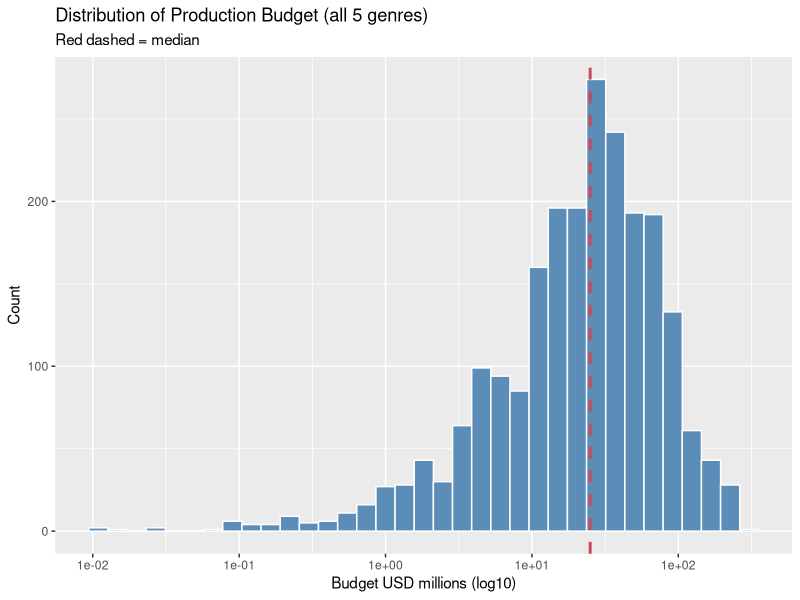
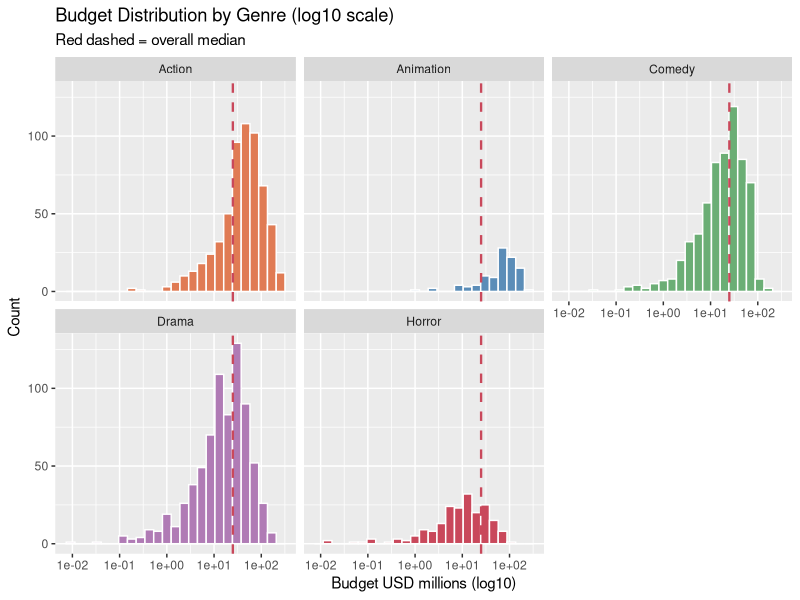
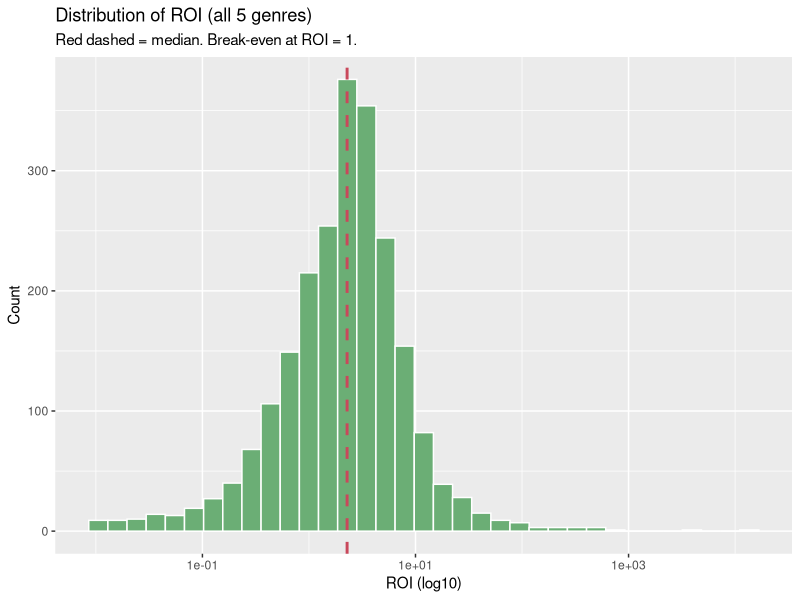
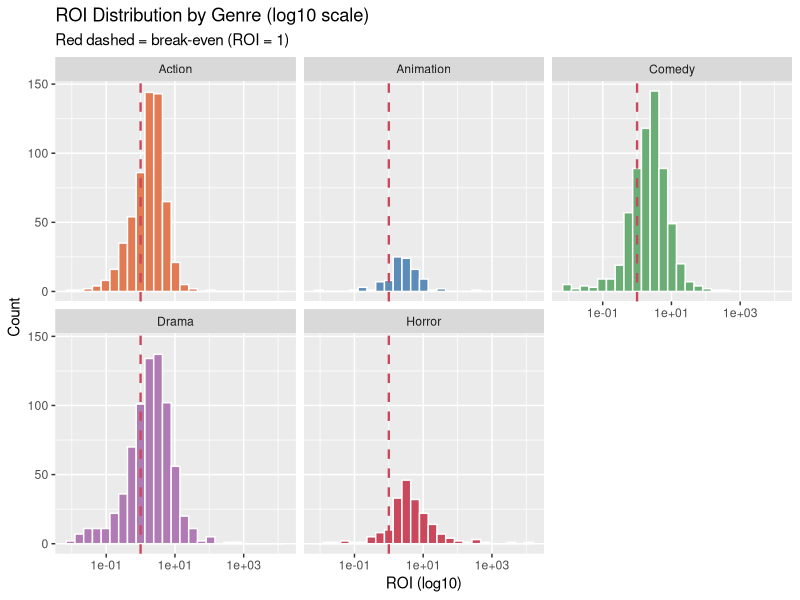
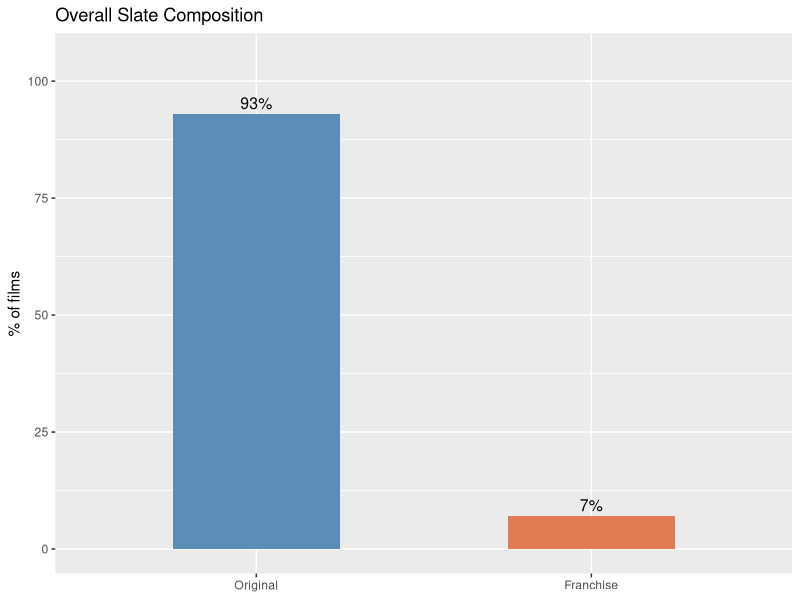
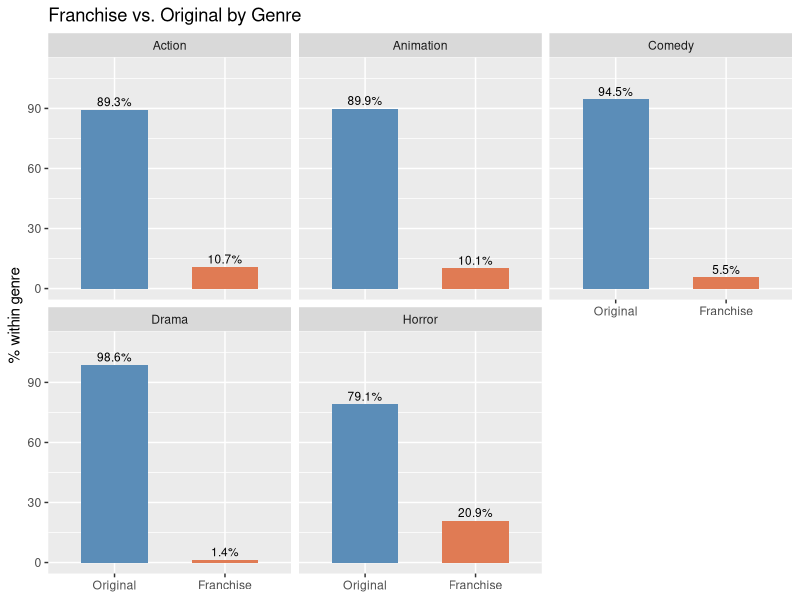
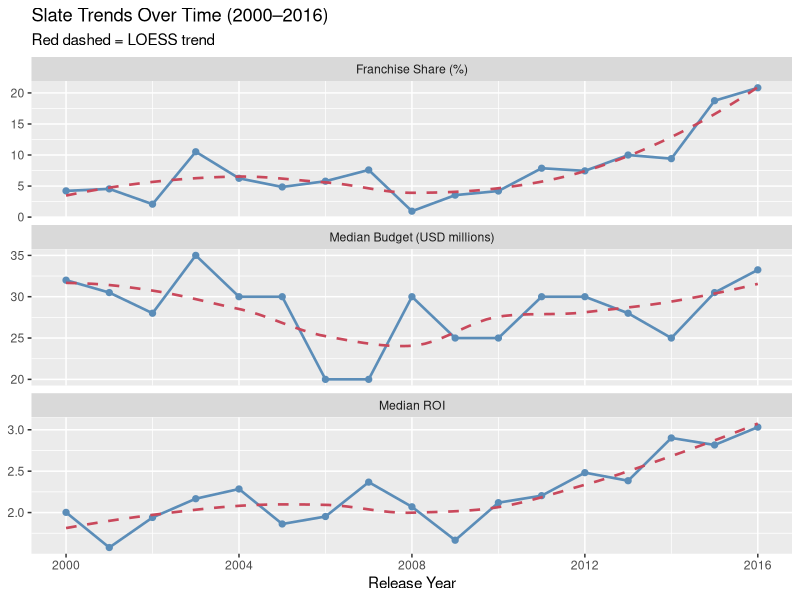

Here is the R script that generated these plots, in order:
## ---- chunk 1
library(tidyverse)
movies <- read.csv("movies.csv", stringsAsFactors = FALSE)


target_genres <- c("Action", "Comedy", "Drama", "Horror", "Animation")

movies_5 <- movies |>
  filter(primary_genre %in% target_genres)

movies_clean <- movies_5 |>
  filter(budget >= 10000, revenue > 0) |>
  mutate(
    budget_m         = budget / 1e6,
    franchise_status = factor(franchise_status,
                               levels = c("Original", "Franchise"))
  )
## ---- chunk 2
# Budget
movies_clean |>
  summarise(
    n      = n(),
    mean   = round(mean(budget_m),           1),
    median = round(median(budget_m),         1),
    sd     = round(sd(budget_m),             1),
    Q1     = round(quantile(budget_m, 0.25), 1),
    Q3     = round(quantile(budget_m, 0.75), 1),
    max    = round(max(budget_m),            0)
  )

# ROI
movies_clean |>
  summarise(
    n      = n(),
    mean   = round(mean(roi),           2),
    median = round(median(roi),         2),
    sd     = round(sd(roi),             2),
    Q1     = round(quantile(roi, 0.25), 2),
    Q3     = round(quantile(roi, 0.75), 2),
    max    = round(max(roi),            0)
  )

# Franchise status
movies_clean |>
  count(franchise_status) |>
  mutate(pct = round(n / sum(n) * 100, 1))
## ---- chunk 3
genre_colours <- c(
  Action    = "#E07B54",
  Animation = "#5B8DB8",
  Comedy    = "#6BAE75",
  Drama     = "#B07BB5",
  Horror    = "#C9485B"
)
## ---- chunk 4
# Overall budget distribution
ggplot(movies_clean, aes(x = budget_m)) +
  geom_histogram(bins = 35, fill = "#5B8DB8", colour = "white") +
  scale_x_log10() +
  geom_vline(xintercept = median(movies_clean$budget_m),
             colour = "#C9485B", linewidth = 1, linetype = "dashed") +
  labs(
    title    = "Distribution of Production Budget (all 5 genres)",
    subtitle = "Red dashed = median",
    x        = "Budget USD millions (log10)",
    y        = "Count"
  )

# Budget by genre
ggplot(movies_clean, aes(x = budget_m, fill = primary_genre)) +
  geom_histogram(bins = 25, colour = "white") +
  scale_x_log10() +
  scale_fill_manual(values = genre_colours) +
  facet_wrap(~ primary_genre, ncol = 3) +
  geom_vline(xintercept = median(movies_clean$budget_m),
             colour = "#C9485B", linewidth = 0.8, linetype = "dashed") +
  labs(
    title    = "Budget Distribution by Genre (log10 scale)",
    subtitle = "Red dashed = overall median",
    x        = "Budget USD millions (log10)",
    y        = "Count"
  ) +
  theme(legend.position = "none")
## ---- chunk 5
# Overall ROI distribution
ggplot(movies_clean, aes(x = roi + 0.01)) +
  geom_histogram(bins = 35, fill = "#6BAE75", colour = "white") +
  scale_x_log10() +
  geom_vline(xintercept = median(movies_clean$roi) + 0.01,
             colour = "#C9485B", linewidth = 1, linetype = "dashed") +
  labs(
    title    = "Distribution of ROI (all 5 genres)",
    subtitle = "Red dashed = median. Break-even at ROI = 1.",
    x        = "ROI (log10)",
    y        = "Count"
  )

# ROI by genre
ggplot(movies_clean, aes(x = roi + 0.01, fill = primary_genre)) +
  geom_histogram(bins = 25, colour = "white") +
  scale_x_log10() +
  scale_fill_manual(values = genre_colours) +
  facet_wrap(~ primary_genre, ncol = 3) +
  geom_vline(xintercept = 1,
             colour = "#C9485B", linewidth = 0.8, linetype = "dashed") +
  labs(
    title    = "ROI Distribution by Genre (log10 scale)",
    subtitle = "Red dashed = break-even (ROI = 1)",
    x        = "ROI (log10)",
    y        = "Count"
  ) +
  theme(legend.position = "none")
## ---- chunk 6
# Overall franchise bar
movies_clean |>
  count(franchise_status) |>
  mutate(pct = n / sum(n) * 100) |>
  ggplot(aes(x = franchise_status, y = pct, fill = franchise_status)) +
  geom_col(width = 0.5) +
  geom_text(aes(label = paste0(round(pct, 1), "%")),
            vjust = -0.4, size = 4) +
  scale_fill_manual(values = c(Original = "#5B8DB8", Franchise = "#E07B54")) +
  labs(
    title = "Overall Slate Composition",
    x     = NULL,
    y     = "% of films"
  ) +
  ylim(0, 105) +
  theme(legend.position = "none")

# Franchise by genre using facet_wrap
movies_clean |>
  group_by(primary_genre, franchise_status) |>
  summarise(n = n(), .groups = "drop") |>
  group_by(primary_genre) |>
  mutate(pct = n / sum(n) * 100) |>
  ggplot(aes(x = franchise_status, y = pct, fill = franchise_status)) +
  geom_col(width = 0.6) +
  geom_text(aes(label = paste0(round(pct, 1), "%")),
            vjust = -0.4, size = 3) +
  scale_fill_manual(values = c(Original = "#5B8DB8", Franchise = "#E07B54")) +
  facet_wrap(~ primary_genre, ncol = 3) +
  labs(
    title = "Franchise vs. Original by Genre",
    x     = NULL,
    y     = "% within genre"
  ) +
  ylim(0, 110) +
  theme(legend.position = "none")
## ---- chunk 7
trend_summary <- movies_clean |>
  filter(release_year >= 2000, release_year <= 2016) |>
  group_by(release_year) |>
  summarise(
    n_films       = n(),
    median_budget = median(budget_m),
    median_roi    = median(roi),
    pct_franchise = sum(franchise_status == "Franchise") / n() * 100,
    .groups       = "drop"
  )
## ---- chunk 8
trend_summary |>
  pivot_longer(
    cols      = c(median_budget, median_roi, pct_franchise),
    names_to  = "metric",
    values_to = "value"
  ) |>
  mutate(metric = recode(metric,
    median_budget  = "Median Budget (USD millions)",
    median_roi     = "Median ROI",
    pct_franchise  = "Franchise Share (%)"
  )) |>
  ggplot(aes(x = release_year, y = value)) +
  geom_line(colour = "#5B8DB8", linewidth = 0.9) +
  geom_point(colour = "#5B8DB8", size = 1.8) +
  geom_smooth(method = "loess", se = FALSE,
              colour = "#C9485B", linewidth = 0.9, linetype = "dashed") +
  facet_wrap(~ metric, ncol = 1, scales = "free_y") +
  labs(
    title    = "Slate Trends Over Time (2000–2016)",
    subtitle = "Red dashed = LOESS trend",
    x        = "Release Year",
    y        = NULL
  ) +
  scale_x_continuous(breaks = seq(2000, 2016, 4))
